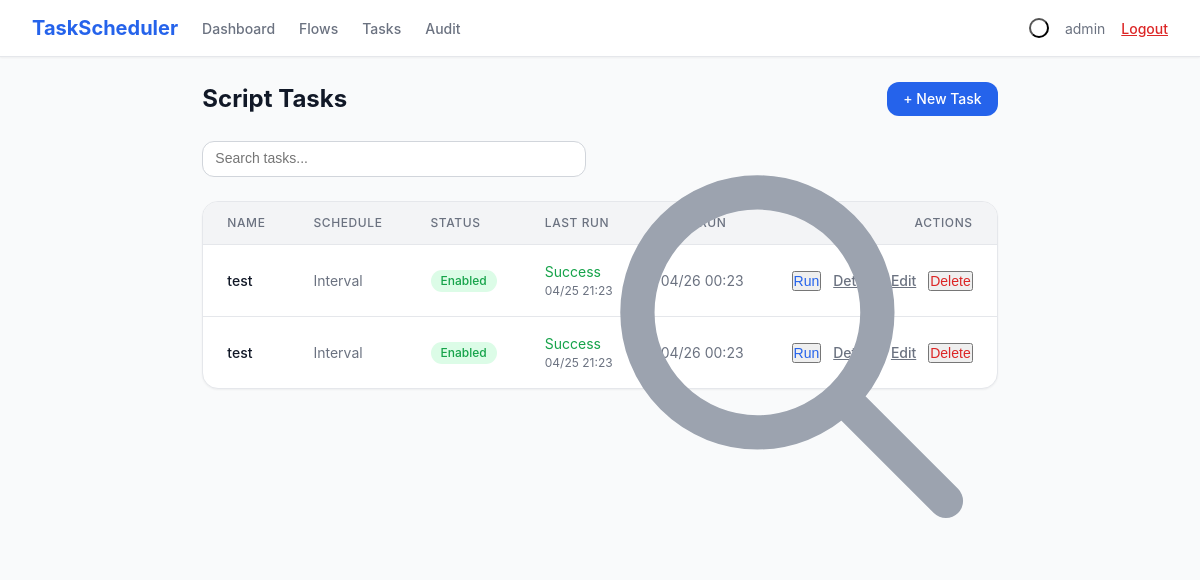
The page /tasks (signed in) on the database as committed earlier.
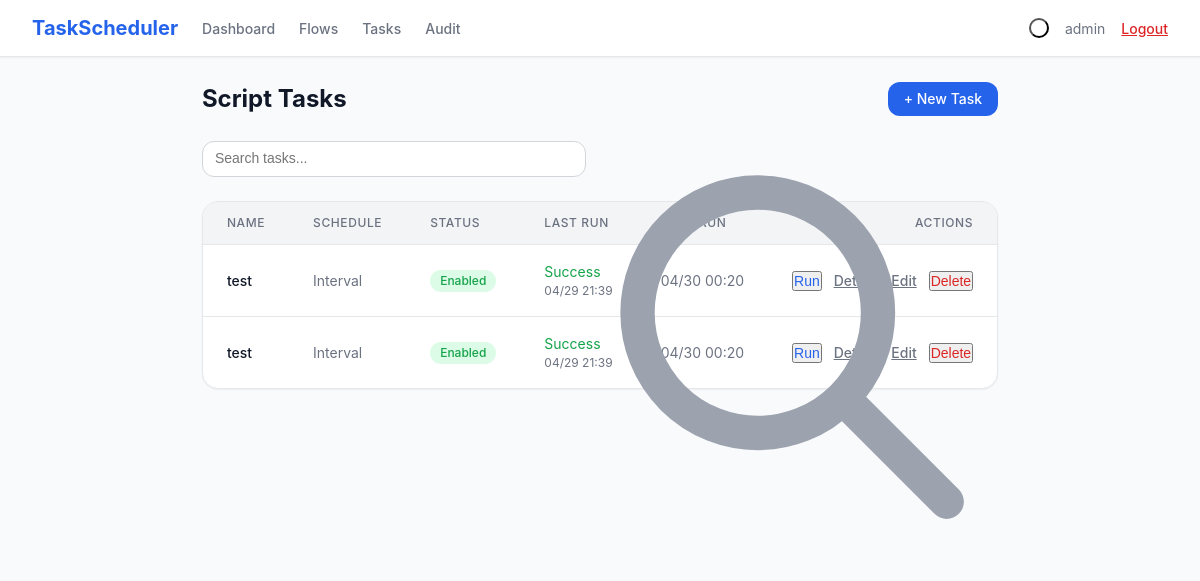
The same page on the database as committed later.
### models.py (models this page shows, shortened)
class Task(db.Model):
    __tablename__ = 'tasks'
    id = db.Column(db.Integer, primary_key=True)
    name = db.Column(db.String(200), nullable=False)
    script_path = db.Column(db.String(500), nullable=True)
    schedule_type = db.Column(db.String(50), nullable=False)
    schedule_config = db.Column(db.Text, default='{}')
    enabled = db.Column(db.Boolean, default=True)
    timeout_seconds = db.Column(db.Integer, default=30)
    env_vars = db.Column(db.Text, default='{}')
    cli_args = db.Column(db.Text, default='')
    tags = db.Column(db.String(500), default='')
    max_retries = db.Column(db.Integer, default=0)
    max_instances = db.Column(db.Integer, default=1)
    last_run_time = db.Column(db.DateTime, nullable=True)
    last_run_status = db.Column(db.String(20), nullable=True)
    last_run_output = db.Column(db.Text, nullable=True)
    next_run_time = db.Column(db.DateTime, nullable=True)
    created_at = db.Column(db.DateTime, default=datetime.utcnow)
    updated_at = db.Column(db.DateTime, default=datetime.utcnow, onupdate=datetime.utcnow)

### app.py (the view)
@app.route('/tasks')
@login_required
def tasks_list():
    search = request.args.get('search', '')
    query = Task.query
    if search:
        query = query.filter(Task.name.contains(search))
    tasks = query.order_by(Task.created_at.desc()).all()
    return render_template('tasks.html', tasks=tasks, search=search)

### app.py (called while the page is built)
def login_required(f):
    @wraps(f)
    def decorated_function(*args, **kwargs):
        if 'user_id' not in session:
            if request.is_json or request.path.startswith('/api/'):
                return jsonify({'error': 'Unauthorized'}), 401
            return redirect(url_for('login'))
        return f(*args, **kwargs)
    return decorated_function

### templates/tasks.html (shortened to what this page needs)
{% extends "base.html" %}
{% block content %}
<div class="space-y-6">
    <div class="flex items-center justify-between">
        <h1 class="text-2xl font-bold text-body">Script Tasks</h1>
        <a href="{{ url_for('task_new') }}" class="btn btn-primary">+ New Task</a>
    </div>
    <div class="relative">
        <input type="text" id="searchInput" placeholder="Search tasks..." value="{{ search }}"
            class="form-input sm-w-96 pl-10"
            onkeyup="if(event.key==='Enter') location.search='?search='+encodeURIComponent(this.value)">
        <svg class="w-5 h-5 text-light absolute left-3 top-2.5" fill="none" stroke="currentColor" viewBox="0 0 24 24"><path stroke-linecap="round" stroke-linejoin="round" stroke-width="2" d="M21 21l-6-6m2-5a7 7 0 11-14 0 7 7 0 0114 0z"></path></svg>
    </div>
    <div class="card table-wrap">
        <table>
            <thead>
                <tr>
                    <th>Name</th>
                    <th>Schedule</th>
                    <th>Status</th>
                    <th>Last Run</th>
                    <th>Next Run</th>
                    <th class="text-right">Actions</th>
                </tr>
            </thead>
            <tbody>
                {% for task in tasks %}
                <tr>
                    <td>
                        <div class="font-medium text-body">{{ task.name }}</div>
                    </td>
                    <td class="text-muted">{{ task.schedule_type|title }}</td>
                    <td>
                        <span class="badge {% if task.enabled %}badge-green{% else %}badge-gray{% endif %}">
                            {{ 'Enabled' if task.enabled else 'Disabled' }}
                        </span>
                    </td>
                    <td>
                        {% if task.last_run_status %}
                        <span class="{% if task.last_run_status == 'success' %}text-green{% else %}text-red{% endif %}">{{ task.last_run_status|title }}</span>
                        <div class="text-xs text-muted">{{ task.last_run_time.strftime('%m/%d %H:%M') if task.last_run_time }}</div>
                        {% else %}
                        <span class="text-light">Never</span>
                        {% endif %}
                    </td>
                    <td class="text-muted">
                        {{ task.next_run_time.strftime('%m/%d %H:%M') if task.next_run_time else '—' }}
                    </td>
                    <td class="text-right space-x-2">
                        <form method="POST" action="{{ url_for('task_run', id=task.id) }}" class="inline">
                            <button type="submit" class="text-primary font-medium text-sm hover:underline">Run</button>
                        </form>
                        <a href="{{ url_for('task_detail', id=task.id) }}" class="text-muted font-medium text-sm hover:text-body">Details</a>
                        <a href="{{ url_for('task_edit', id=task.id) }}" class="text-muted font-medium text-sm hover:text-body">Edit</a>
                        <form method="POST" action="{{ url_for('task_delete', id=task.id) }}" class="inline" onsubmit="return confirm('Delete this task?')">
                            <button type="submit" class="text-red font-medium text-sm hover:underline">Delete</button>
                        </form>
                    </td>
                </tr>
                {% endfor %}
            </tbody>
        </table>
    </div>
</div>
{% endblock %}

Rows that differ between the two databases and show on the page:
changed Task (number 1 of 2 on the later page): last_run_time "04/25 21:23" → "04/29 21:39"; next_run_time "04/26 00:23" → "04/30 00:20"
changed Task (number 2 of 2 on the later page): last_run_time "04/25 21:23" → "04/29 21:39"; next_run_time "04/26 00:23" → "04/30 00:20"
